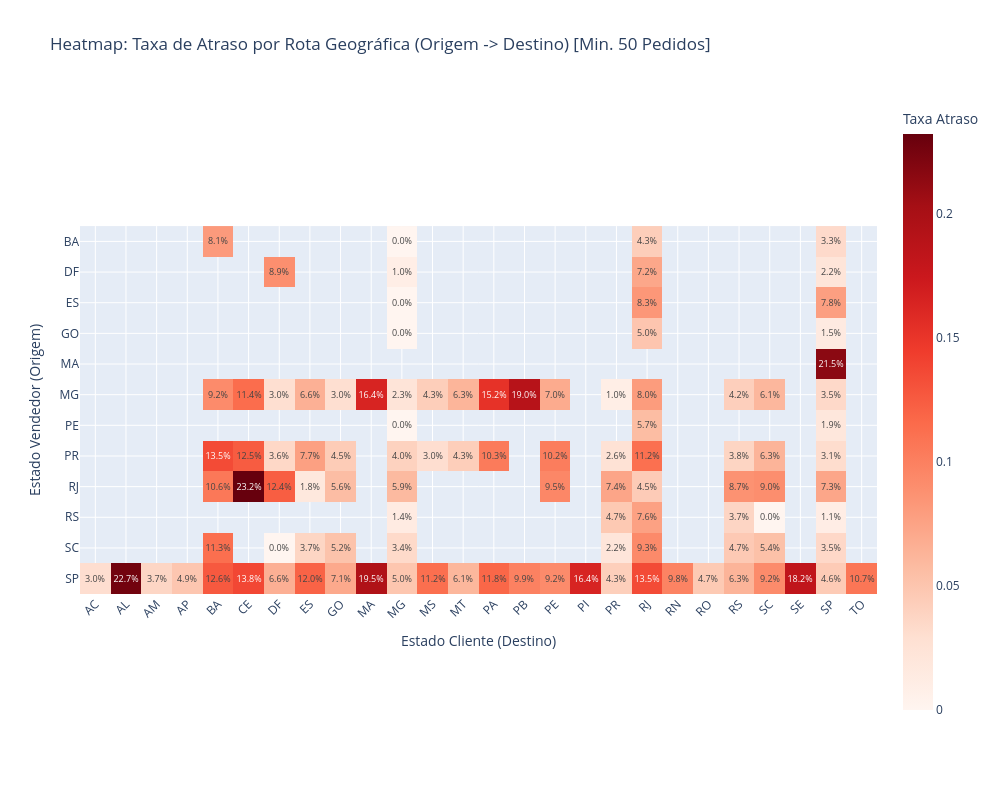

This figure's notebook cell:
### Code cell
# 6.8 — Mapa de Calor por Rotas Geograficas (Estado Origem -> Estado Destino)
rotas = df.groupby(['seller_state', 'customer_state']).agg(
    total_pedidos=('order_id', 'count'),
    taxa_atraso=('foi_atraso', 'mean')
).reset_index()

# Filtrar rotas com volume minimo (ex: >= 50 pedidos) para remover ruidos estatisticos
rotas_freq = rotas[rotas['total_pedidos'] >= 50]
matriz_rotas = rotas_freq.pivot(index='seller_state', columns='customer_state', values='taxa_atraso')

fig_rotas = px.imshow(
    matriz_rotas,
    text_auto='.1%',
    title='Heatmap: Taxa de Atraso por Rota Geográfica (Origem -> Destino) [Min. 50 Pedidos]',
    labels=dict(x="Estado Cliente (Destino)", y="Estado Vendedor (Origem)", color="Taxa Atraso"),
    color_continuous_scale='Reds'
)
# Reduzir fonte e arrumar proporcoes para o Heatmap nao sobrepor textos
fig_rotas.update_traces(textfont_size=9)
fig_rotas.update_layout(
    height=800, 
    width=1000,
    xaxis_tickangle=-45
)
fig_rotas.show()

### Figure 1 — Plotly figure (JSON) as saved in the notebook; plotly's stock layout.template omitted (floating-point values rounded to 4 significant figures; data arrays with more than 128 entries replaced by an {"elided": "..."} marker saying what was removed)
{"data": [{"coloraxis": "coloraxis", "hovertemplate": "Estado Cliente (Destino): %{x}<br>Estado Vendedor (Origem): %{y}<br>Taxa Atraso: %{z}<extra></extra>", "name": "0", "textfont": {"size": 9}, "texttemplate": "%{z:.1%}", "type": "heatmap", "x": ["AC", "AL", "AM", "AP", "BA", "CE", "DF", "ES", "GO", "MA", "MG", "MS", "MT", "PA", "PB", "PE", "PI", "PR", "RJ", "RN", "RO", "RS", "SC", "SE", "SP", "TO"], "xaxis": "x", "y": ["BA", "DF", "ES", "GO", "MA", "MG", "PE", "PR", "RJ", "RS", "SC", "SP"], "yaxis": "y", "z": {"elided": "12x26 float values"}}], "layout": {"coloraxis": {"colorbar": {"title": {"text": "Taxa Atraso"}}, "colorscale": [[0, "rgb(255,245,240)"], [0.125, "rgb(254,224,210)"], [0.25, "rgb(252,187,161)"], [0.375, "rgb(252,146,114)"], [0.5, "rgb(251,106,74)"], [0.625, "rgb(239,59,44)"], [0.75, "rgb(203,24,29)"], [0.875, "rgb(165,15,21)"], [1, "rgb(103,0,13)"]]}, "height": 800, "title": {"text": "Heatmap: Taxa de Atraso por Rota Geográfica (Origem -> Destino) [Min. 50 Pedidos]"}, "width": 1000, "xaxis": {"anchor": "y", "constrain": "domain", "domain": [0, 1], "scaleanchor": "y", "tickangle": -45, "title": {"text": "Estado Cliente (Destino)"}}, "yaxis": {"anchor": "x", "autorange": "reversed", "constrain": "domain", "domain": [0, 1], "title": {"text": "Estado Vendedor (Origem)"}}}}
